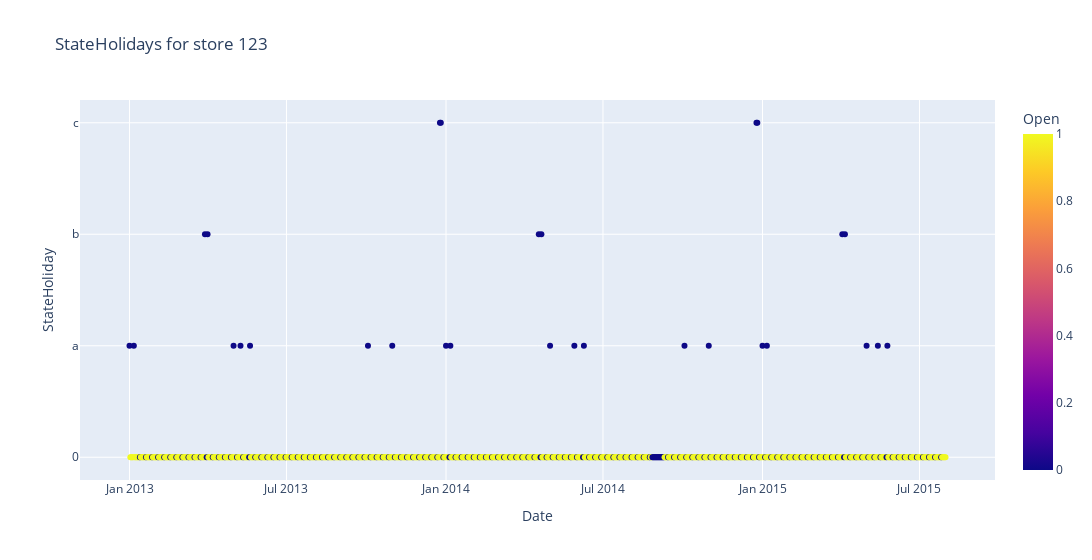

Notebook code cell kept with this figure:
### Markdown cell above
# 6. <a id='toc6_'></a>StateHoliday   [&#8593;](#toc0_)
## 6.1. <a id='toc6_1_'></a>Verteilung der Feiertage und ggf. Öffnungen an Feiertagen  [&#8593;](#toc0_)

### Code cell
px.scatter(data, x=data.index, y="StateHoliday", hover_data=["Open"], color="Open", category_orders={"StateHoliday": ["c", "b", "a", "0"]}, width=1100, title=f"StateHolidays for store {data.Store.iloc[0]}")

### Figure 1 — Plotly figure (JSON) as saved in the notebook; plotly's stock layout.template omitted (floating-point values rounded to 4 significant figures; data arrays with more than 128 entries replaced by an {"elided": "..."} marker saying what was removed)
{"data": [{"customdata": {"elided": "942x1 int values"}, "hovertemplate": "Date=%{x}<br>StateHoliday=%{y}<br>Open=%{marker.color}<extra></extra>", "legendgroup": "", "marker": {"color": {"elided": "942 int values"}, "coloraxis": "coloraxis", "symbol": "circle"}, "mode": "markers", "name": "", "orientation": "v", "showlegend": false, "type": "scatter", "x": {"elided": "942 str values"}, "xaxis": "x", "y": {"elided": "942 str values"}, "yaxis": "y"}], "layout": {"coloraxis": {"colorbar": {"title": {"text": "Open"}}, "colorscale": [[0, "#0d0887"], [0.1111, "#46039f"], [0.2222, "#7201a8"], [0.3333, "#9c179e"], [0.4444, "#bd3786"], [0.5556, "#d8576b"], [0.6667, "#ed7953"], [0.7778, "#fb9f3a"], [0.8889, "#fdca26"], [1, "#f0f921"]]}, "legend": {"tracegroupgap": 0}, "title": {"text": "StateHolidays for store 123"}, "width": 1100, "xaxis": {"anchor": "y", "domain": [0, 1], "title": {"text": "Date"}}, "yaxis": {"anchor": "x", "categoryarray": ["0", "a", "b", "c"], "categoryorder": "array", "domain": [0, 1], "title": {"text": "StateHoliday"}}}}
